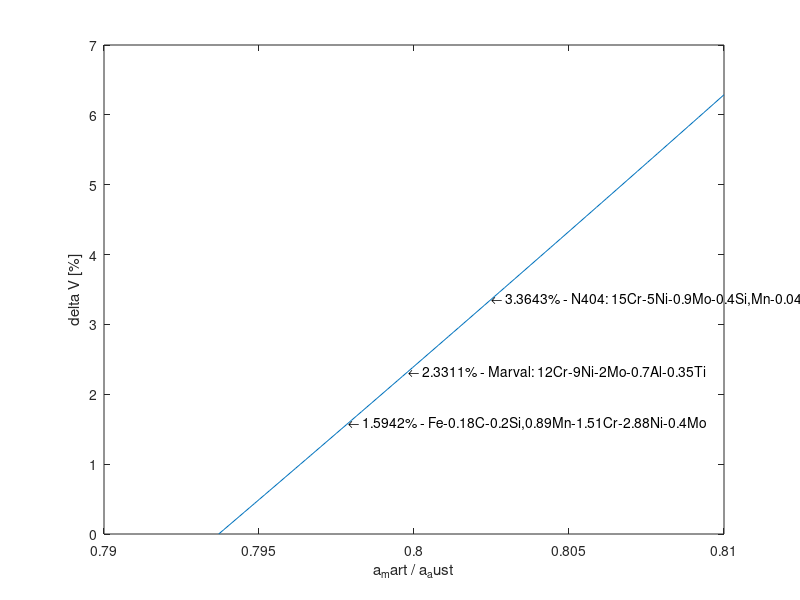

Write MATLAB code to recreate this figure.
a = 0.5^(1./3.);

eta = linspace(a,0.81);

dV = (eta.^3 .* 2 - 1.)*100;

plot(eta, dV);
xlabel('a_mart / a_aust')
ylabel('delta V [%]')

%% Marval
a_aust1 = 3.6017264; % for 140 Grad Celsius, 3.5975576 for 80 Grad Celsius
a_mart1 = 2.8807346;
eta1 = a_mart1 / a_aust1;
dV1 = (eta1^3 * 2 - 1.)*100;
txt1 = ['\leftarrow ',num2str(dV1),'% - Marval: 12Cr-9Ni-2Mo-0.7Al-0.35Ti'];
text(eta1,dV1,txt1);

%% N404 Boehler
a_aust2 = 3.595; % 3.6017264; % for 200 Grad Celsius, 
a_mart2 = 2.885;  %2.8807346; % for 200 Grad Celsius, 
eta2 = a_mart2 / a_aust2;
dV2 = (eta2^3 * 2 - 1.)*100;
txt2 = ['\leftarrow ',num2str(dV2),'% - N404: 15Cr-5Ni-0.9Mo-0.4Si,Mn-0.04C'];
text(eta2,dV2,txt2);

%% low carbon, low-alloy Fe-0.18C-0.2Si,0.89Mn-1.51Cr-2.88Ni-0.4Mo wt% - Nambu,Bhadeshia 2013
a_aust3 = 3.6313; 
a_mart3 = 2.8974;
eta3 = a_mart3 / a_aust3;
dV3 = (eta3^3 * 2 - 1.)*100;
txt3 = ['\leftarrow ',num2str(dV3),'% - Fe-0.18C-0.2Si,0.89Mn-1.51Cr-2.88Ni-0.4Mo'];
text(eta3,dV3,txt3);